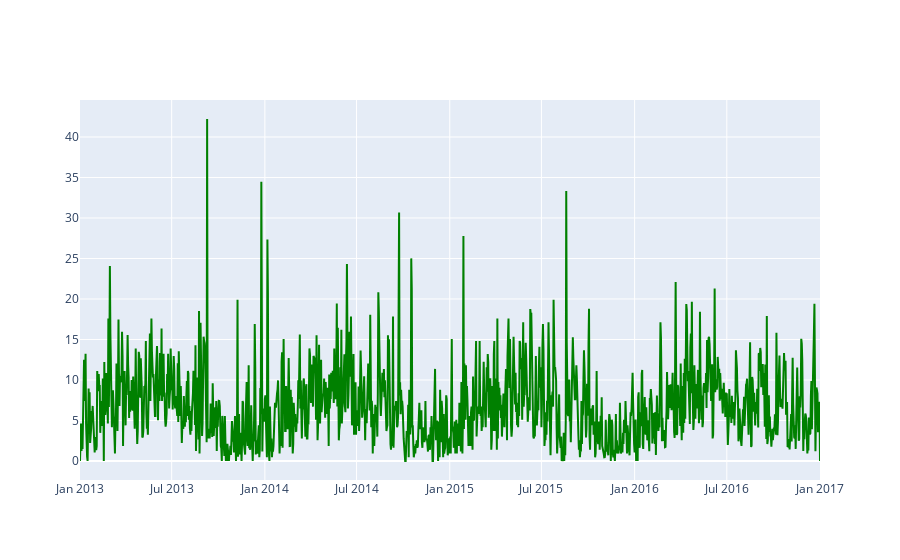

Notebook cell for this chart:
### Markdown cell above
### Wind Speed

### Code cell
import plotly.graph_objects as go
fig1 = go.Figure()

fig1.add_trace(go.Scatter( x=train['date'], y=train['wind_speed'], name = 'Predicted Price',
                         line=dict(color='green', width=2)))

### Figure 1 — Plotly figure (JSON) as saved in the notebook; plotly's stock layout.template omitted (floating-point values rounded to 4 significant figures; data arrays with more than 128 entries replaced by an {"elided": "..."} marker saying what was removed)
{"data": [{"line": {"color": "green", "width": 2}, "name": "Predicted Price", "type": "scatter", "x": {"elided": "1462 str values"}, "y": {"elided": "1462 float values"}}], "layout": {}}
